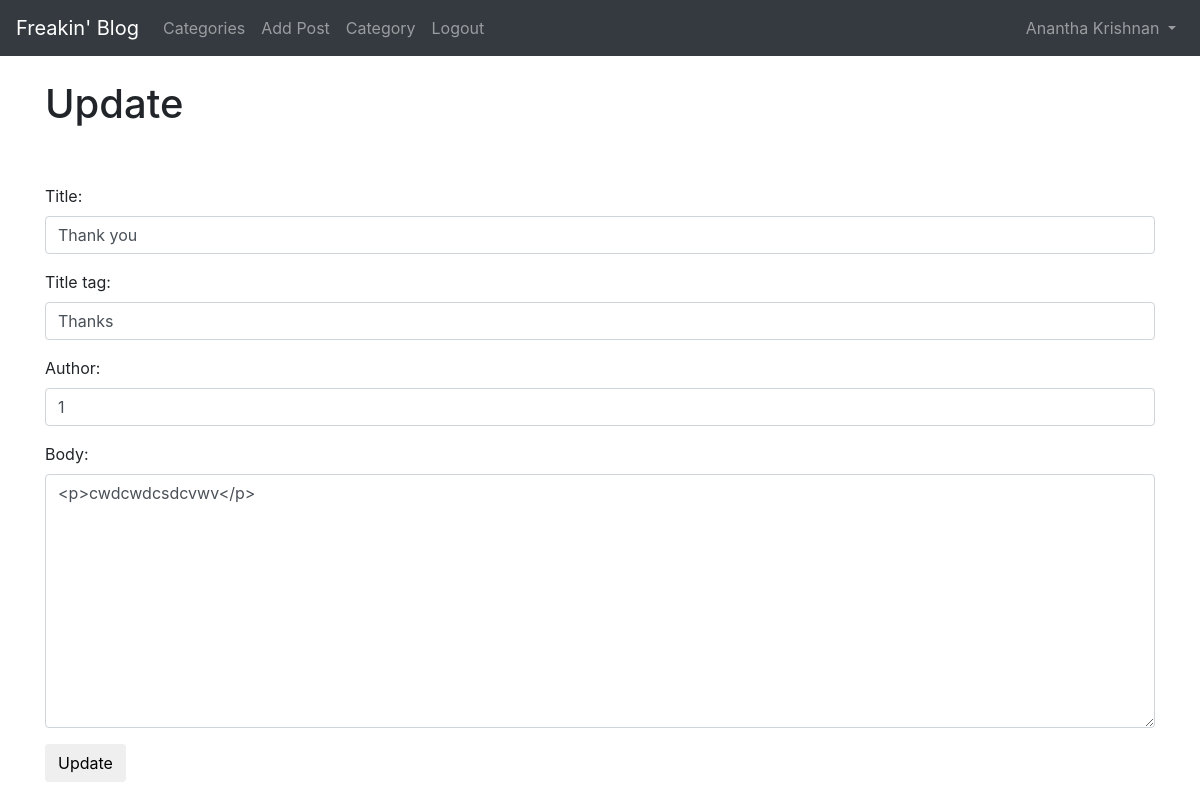
Screenshot of /article/edit/8 (signed in) with the database file from the repository.
### BlogApp/models.py (models this page shows, shortened)
class Post(models.Model):
    title = models.CharField(max_length=255)
    header_image = models.ImageField(null=True, blank=True, upload_to="images/")
    title_tag = models.CharField(max_length=255)
    author = models.ForeignKey(User, on_delete=models.CASCADE)
    body = RichTextField(blank=True, null=True)
    post_date = models.DateField(auto_now_add=True)
    category = models.CharField(max_length=255, default='coding')
    likes = models.ManyToManyField(User, related_name='blog_posts')

### BlogApp/views.py (the view)
# urls.py: path('article/edit/<int:pk>', UpdatePostView.as_view(), name='update'),
class UpdatePostView(UpdateView):
    model = Post
    form_class = EditForm
    template_name = 'update.html'

### BlogApp/forms.py
class EditForm(forms.ModelForm):
    class Meta:
        model = Post
        fields = ('title', 'title_tag', 'author', 'body')
        widgets = {
            'title': forms.TextInput(attrs={'class': 'form-control'}),
            'title_tag': forms.TextInput(attrs={'class': 'form-control'}),
            'author': forms.TextInput(attrs={'class': 'form-control'}),
            'body': forms.Textarea(attrs={'class': 'form-control'}),
        }

### BlogApp/templates/update.html (shortened to what this page needs)
{% extends 'base.html' %}
{% block content %}
{% if user.is_authenticated %}
    {% if user.id == post.author.id %}
        <h1>Update</h1>
        <br/><br/>
        <div class="form-group">
             <form method="POST">
                 {{ form.as_p }}
                 <button class="btn btn-seconday">Update</button>
             </form>
        </div>
    {% else %}
         Not the correct User :(
    {% endif %}
{% else %}
      Login/Register to make changes !
{% endif %}
{% endblock %}

### BlogApp/templates/base.html (shortened to what this page needs)
<!doctype html>
<html lang="en">
  <head>
    <link rel="stylesheet" href="https://cdn.jsdelivr.net/npm/bootstrap@4.1.3/dist/css/bootstrap.min.css">
  </head>
  <body>
  <nav class="navbar navbar-expand-lg navbar-dark bg-dark">
  <a class="navbar-brand" href="{% url 'home' %}">Freakin' Blog</a>
   <div class="collapse navbar-collapse" id="navbarSupportedContent">
      <ul class="navbar-nav mr-auto">
          {% if cate_menu %}
          <li class="nav-item dropdown">
              <a class="nav-link dropdown-toggle" href="#"  id="navbar-Dropdown"  role="button" data-toggle="dropdown" aria-haspopup="true" aria-expanded="false">
                 Categories
              </a>
              <div class="dropdown-menu" aria-labelledby="navbarDropdown">
                  {% for item in cate_menu %}
                    <a class="dropdown-item" href="{% url 'category' item %}">{{ item }}</a>
                  {% endfor %}
              </div>
          </li>
          {% else %}
              <li class="nav-item">
                   <a class="nav-link" href="{% url 'category-list' %}"> Categories </a>
              </li>
          {% endif %}
         {% if user.is_authenticated %}
            <li class="nav-item">
               <a class="nav-link" href="{% url 'add_post' %}"> Add Post </a>
            </li>
            <li class="nav-item">
               <a class="nav-link" href="{% url 'add_category' %}"> Category  </a>
            </li>
            <li class="nav-item">
                <a class="nav-link" href="{% url 'logout' %}"> Logout </a>
             </li>
         {% endif %}
      </ul>
          {% if user.is_authenticated %}
                <ul class="navbar-nav ml-auto">
                    <li class="nav-item dropdown">
                        <a class="nav-link dropdown-toggle" href="#" id="navbarDropdown" role="button" data-toggle="dropdown" aria-haspopup="true" aria-expanded="false">
                         {{ user.first_name}}
                         {{ user.last_name }}
                        </a>
                    </li>
        </ul>
          {% endif %}
   </div>
  </nav>
  <br/>
  <div class = "container">
     {% block content %}
     {% endblock %}
  </div>
  </body>
</html>

### rows the page displays
Post: title "Thank you", title_tag "Thanks", author "1", body "<p>cwdcwdcsdcvwv</p>"

### other values shown
{{ user.first_name }} "Anantha"
{{ user.last_name }} "Krishnan"
